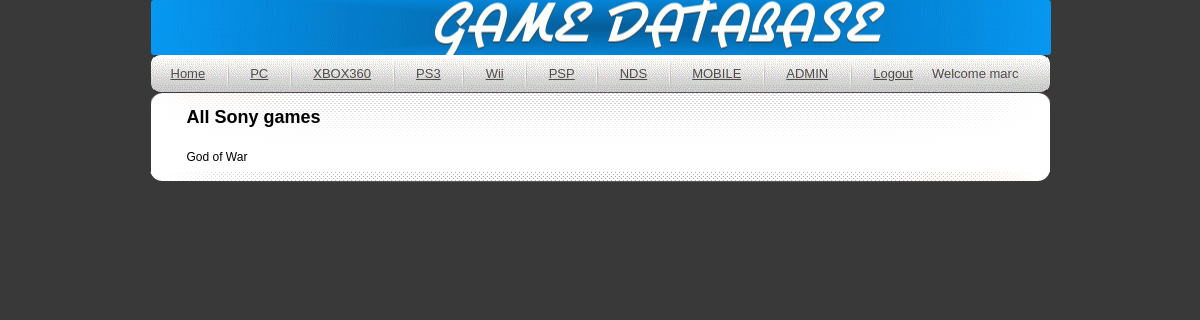
Before: /company/Sony (signed in) with the older database file.
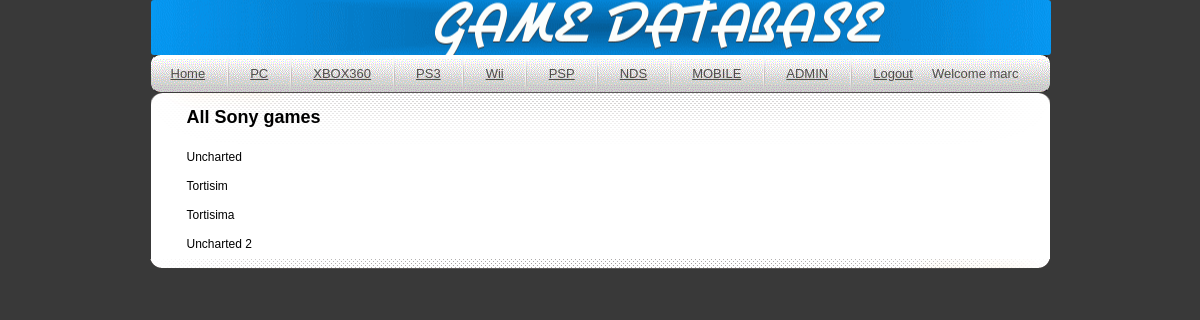
After: the same page with the newer database file.
### main/models.py (models this page shows, shortened)
class Game(models.Model):
    releaseDate = models.DateField(default=date.today)
    name = models.CharField(max_length=100,unique=True,primary_key=True)
    publisher = models.ForeignKey(Company)

### main/views.py (the view)
# urls.py: url(r'^company/([\w\s]+)$',gameByCompany),
@login_required(login_url='/login')
def gameByCompany(request,ref):
    try:
        Company = Game.objects.filter(publisher=ref)
        g=[]
        for game in Company:
            g.append(str(game.name))
        variables=Context({
            'Title': 'All '+ref+' games',
            'result': g,
            'user': request.user,
            })
    except:
        raise Http404
    return render_to_response('details3.html',variables)

### main/templates/details3.html (shortened to what this page needs)
{% extends "main.html" %}
    {% block content %}
        <h2>{{Title}}</h2>
        {% for item in result %}
        <p>{{item}}</p>
                {% empty %}
        <li> No elements added yet.</li>
        <div style="clear: both">
        {% endfor %}
        </div>
    {% endblock %}

Changed rows visible on the page:
removed Game: result "God of War"
added Game: result "Uncharted"
added Game: result "Tortisim"
added Game: result "Tortisima"
added Game: result "Uncharted 2"
